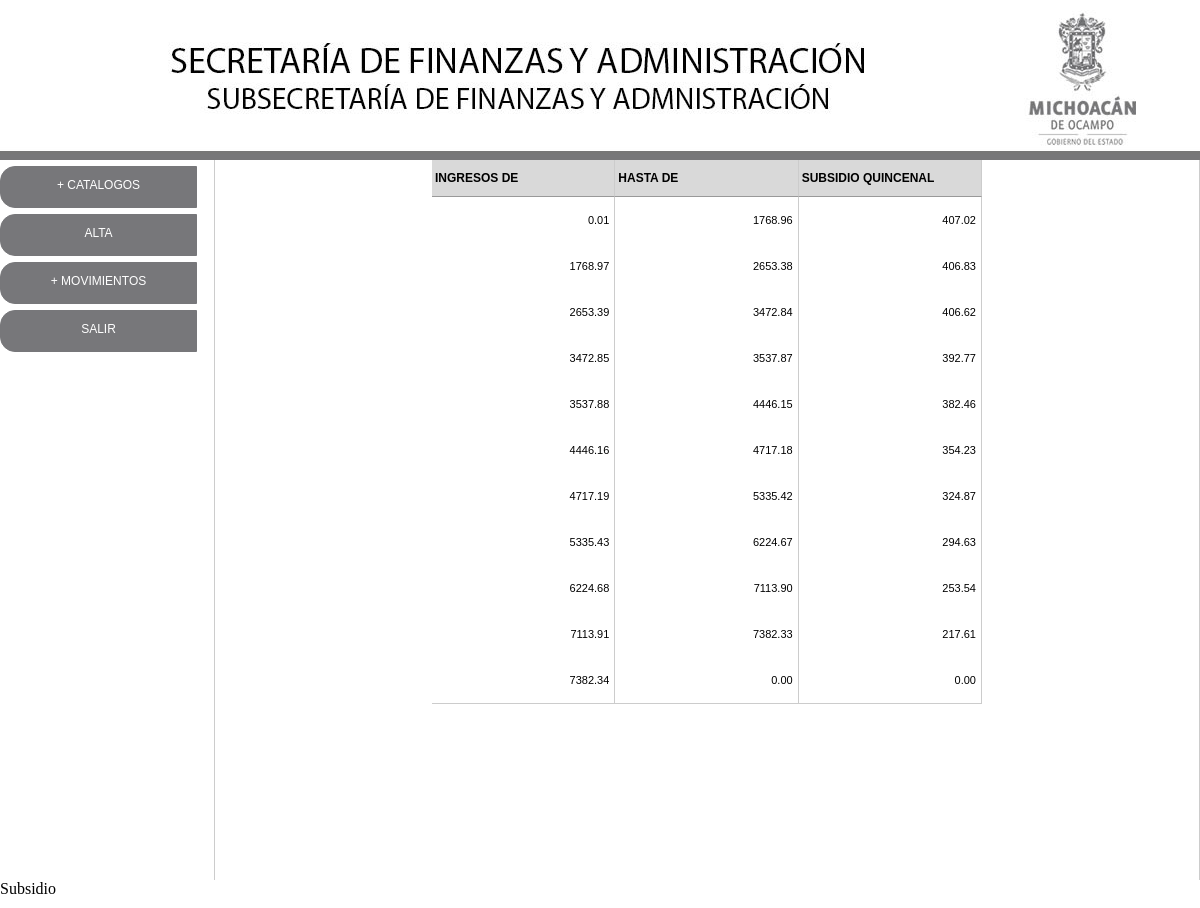
/cal_subsidio.php (signed in), run on the app's committed database.
### tables this page shows
CREATE TABLE `isrsubsidio` (
  `idisrsubsidio` int(11) NOT NULL AUTO_INCREMENT,
  `ingresos_de` decimal(10,2) DEFAULT NULL,
  `ingresos_a` decimal(10,2) DEFAULT NULL,
  `subsidio` decimal(10,2) DEFAULT NULL,
  PRIMARY KEY (`idisrsubsidio`)
);

### cal_subsidio.php (the view, shortened to what this page needs)
<?
include("Connections/conexion.php");
?>
<!doctype html>
<html>
<head>
<link rel="stylesheet" type="text/css" href="css/estilos.css">
</head>
<body topmargin="0" leftmargin="0">
<div id="todo">
	<div id="cabeza_prin">
    </div>
    <div id="cuerpo">
    	<div id="panelizq">
			<? include("menu.php"); ?>
        </div>
        <div id="centro_prin">
        	<form>
            <table class="tablagrid" width="550" border="0" cellspacing="0" cellpadding="3" align="center">
              <tr class="tablahead">
                <td>INGRESOS DE</td>
                <td>HASTA DE</td>
                <td>SUBSIDIO QUINCENAL</td>
              </tr>
              <?
                    $sql = "select * from isrsubsidio";
                    $res = mysql_query($sql, $conexion);
                    while($ren = mysql_fetch_array($res))
                    {
                        echo "\n<tr class='tablaregistros'>";
                        echo "\n<td align=right><input class='campoblanco' readOnly onClick='editar(this);' onBlur='guardarEdicion(this, this.value);' onkeypress='return solonumeros(this, event);' type='text' name='a$ren[idisrsubsidio]' id='a$ren[idisrsubsidio]' value='", number_format($ren["ingresos_de"], 2, ".", ""), "'></td>";
                        echo "\n<td align=right><input class='campoblanco' readOnly onClick='editar(this);' onBlur='guardarEdicion(this, this.value);' onkeypress='return solonumeros(this, event);' type='text' name='b$ren[idisrsubsidio]' id='b$ren[idisrsubsidio]' value='", number_format($ren["ingresos_a"], 2, ".", ""), "'></td>";
                        echo "\n<td align=right><input class='campoblanco' readOnly onClick='editar(this);' onBlur='guardarEdicion(this, this.value);' onkeypress='return solonumeros(this, event);' type='text' name='c$ren[idisrsubsidio]' id='c$ren[idisrsubsidio]' value='", number_format($ren["subsidio"], 2, ".", ""), "'></td>";
                        echo "\n</tr>";
                    }
              ?>
            </table>
            </form>
        </div>
    </div>
    <div id="pie">
   		<div id="titulo">Subsidio</div>
    </div>
</div>
</body>
</html>

### css/estilos.css (style rules this page uses)
#todo { margin: 10px auto; width: 1200px; }
#cabeza_prin { width:1200px; height:150px; background: url(../imagenes/bannernomina.jpg); }
#cuerpo { width:1200px; height:645px; }
#panelizq { float:left; width:214px; height:637px; }
#centro_prin { float:left; border-left:1px solid #CCC; border-right:1px solid #CCC; width:984px;; height:720px; background-repeat:no-repeat; background-position:center; background-size:800px; }
.campoblanco { border: 0; outline:none; text-align:right; font-family:Arial, Helvetica, sans-serif; font-size:11px; }
.tablagrid { border-bottom:1px solid #CCCCCC; }
.tablahead td { background:#D9D9D9; font-family:Tahoma, Geneva, sans-serif; font-size:12px; font-weight:bold; border-bottom:1px solid #999999; border-right:1px solid #CCCCCC; height:30px; }
.tablaregistros td { border-right:1px solid #CCCCCC; font-family:Arial, Helvetica, sans-serif; font-size:11px; height:40px; }

### data on the page
isrsubsidio: ingresos_de "0.01", ingresos_a "1768.96", subsidio "407.02"
isrsubsidio: ingresos_de "1768.97", ingresos_a "2653.38", subsidio "406.83"
isrsubsidio: ingresos_de "2653.39", ingresos_a "3472.84", subsidio "406.62"
isrsubsidio: ingresos_de "3472.85", ingresos_a "3537.87", subsidio "392.77"
isrsubsidio: ingresos_de "3537.88", ingresos_a "4446.15", subsidio "382.46"
isrsubsidio: ingresos_de "4446.16", ingresos_a "4717.18", subsidio "354.23"
isrsubsidio: ingresos_de "4717.19", ingresos_a "5335.42", subsidio "324.87"
isrsubsidio: ingresos_de "5335.43", ingresos_a "6224.67", subsidio "294.63"
isrsubsidio: ingresos_de "6224.68", ingresos_a "7113.90", subsidio "253.54"
isrsubsidio: ingresos_de "7113.91", ingresos_a "7382.33", subsidio "217.61"
isrsubsidio: ingresos_de "7382.34", ingresos_a "0.00", subsidio "0.00"
